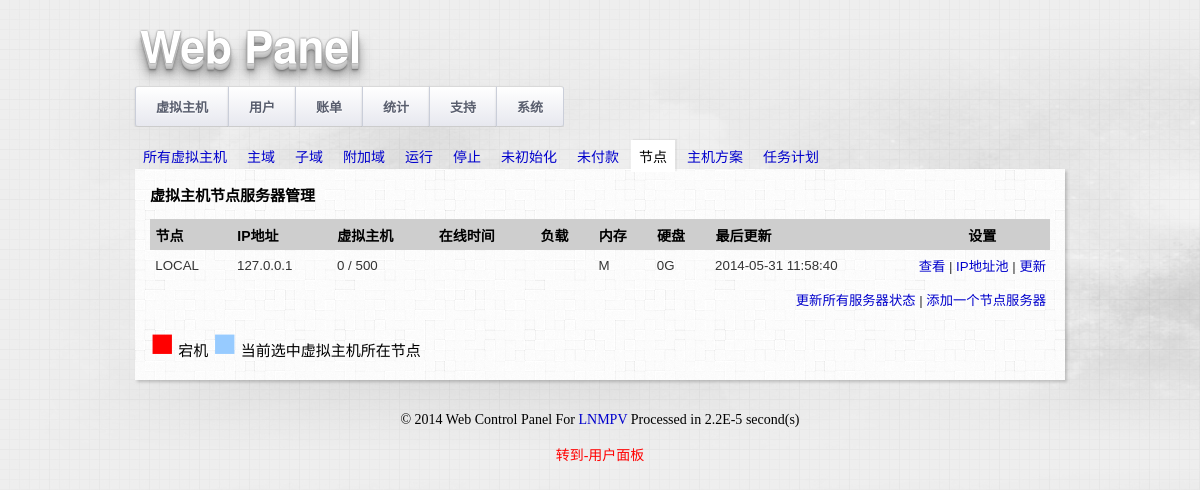
Screenshot of /admin_vhost_servers.php (signed in) with the database file from the repository.
### tables this page shows
CREATE TABLE IF NOT EXISTS `vhost_servers` (
`ID` int(11) NOT NULL,
  `alias` varchar(255) DEFAULT NULL,
  `root` varchar(255) NOT NULL,
  `passwd` varchar(255) NOT NULL,
  `mysqlpasswd` varchar(255) NOT NULL,
  `ip` varchar(255) NOT NULL,
  `port` varchar(255) NOT NULL DEFAULT '22',
  `location` varchar(255) DEFAULT NULL,
  `hidden` int(1) NOT NULL DEFAULT '0',
  `vhostTotal` int(11) NOT NULL,
  `vhostFree` int(11) NOT NULL,
  `cpucore` int(11) DEFAULT NULL,
  `cpuinfo` varchar(255) DEFAULT NULL,
  `uptime` varchar(255) DEFAULT NULL,
  `uptimedays` int(11) DEFAULT NULL,
  `loadaverage` varchar(255) DEFAULT NULL,
  `memTotal` int(11) DEFAULT NULL,
  `memFree` int(11) DEFAULT NULL,
  `swapTotal` int(11) DEFAULT NULL,
  `swapFree` int(11) DEFAULT NULL,
  `diskTotal` int(11) DEFAULT NULL,
  `diskFree` int(11) DEFAULT NULL,
  `netInput` varchar(255) DEFAULT NULL,
  `netOut` varchar(255) DEFAULT NULL,
  `downtime` int(1) NOT NULL DEFAULT '0',
  `lastupdate` datetime DEFAULT NULL
);

### admin_vhost_servers.php (the view, shortened to what this page needs)
<?php
@include_once("header.php");
?>
<div id="page">
<p class='breadcrumb'><strong>虚拟主机节点服务器管理</strong></p>
<table class="list sortable">
	<tr class="list_head">
		<th class="sortfirstasc">节点</th>
		<th>IP地址</th>
		<th>虚拟主机</th>
		<th>在线时间</th>
		<th>负载</th>
		<th>内存</th>
		<th>硬盘</th>
		<th>最后更新</th>
		<th class="nosort" style="text-align: center">设置</th>
	</tr>
		<?php
			$result_servers = mysql_query("select * FROM vhost_servers");
			while($row_server = mysql_fetch_array($result_servers)) {
		?>
		<tr class="list_entry" <?php
		if ($row_server['downtime'] == 1)
			echo ' style="background-color:red;"';
		elseif ($row_server['ID'] == @$_GET['highlightserverid'])
			echo ' style="background-color:#97CBFF;"';
		?>>
			<td class="sortfirstdesc"><?php echo $row_server['alias']; ?></td>
			<td><?php
			$server_ips = mysql_query("select * FROM vhost_server_ips WHERE serverID=".$row_server['ID']." AND IPv=4");
			$ips_alt = mysql_num_rows($server_ips).' IPv4';
			echo '<a title="'.$ips_alt.'">'.$row_server['ip'].'</a>';
			?></td>
			<td><?php
			echo '<a title="已用">'.((int)$row_server['vhostTotal']-(int)$row_server['vhostFree']).'</a> / <a title="最大虚拟主机数">'.$row_server['vhostTotal']."</a>";
			?></td>
			<td><?php echo $row_server['uptime']; ?></td>
			<td><?php echo $row_server['loadaverage']; ?></td>
			<td><?php echo $row_server['memFree'].'M'; ?></td>
			<td><?php echo round((int)$row_server['diskFree']/1024/1024,2).'G'; ?></td>
			<td><?php echo $row_server['lastupdate']; ?></td>
			<td class="list_options">
				<a href="admin_vhost_server_conf.php?id=<?php echo $row_server['ID']; ?>&action=edit">查看</a>
				|
				<a href="admin_vhost_server_ips.php?id=<?php echo $row_server['ID']; ?>">IP地址池</a>
				|
				<a href="javascript:UpdateServer(<?php echo $row_server['ID']; ?>);">更新</a>
			</td>
		</tr>
		<?php
		}
		?>
</table>
<table class="list">
	<tr class="list_entry" style="height: 40px;">
		<td colspan="4" align="right">
				<a href="javascript:UpdateServer('ALL');" onclick="return confirm('批量更新将会导致长时间载入其他页面假死仅对于当前SESSION, 请在更新时勿进行其他操作, 确认继续执行?');">更新所有服务器状态</a> |
				<a href="admin_vhost_server_conf.php?action=add">添加一个节点服务器</a>
		</td>
	</tr>
</table>
<span style="color:red;font-size:40px;">■</span> 宕机
<span style="color:#97CBFF;font-size:40px;">■</span> 当前选中虚拟主机所在节点
</div>
<?php @include_once("footer.php") ?>

### css/manager.css (style rules this page uses)
@media screen and (-webkit-min-device-pixel-ratio:0) { #page { background-color:RED; } }
body { background:url(../images/container-background.jpg); color:#000; margin:0px; text-align:center; }
a { text-decoration:none; }
a:link { color:#0000CC; }
p { color:#333; }
#page { background:url(../images/light_wool.png); text-align:left; margin:0px auto; padding:15px 15px 15px 15px; width:900px; font-family:arial,helvetica,sans-serif; font-size:15px; box-shadow:2px 2px 3px rgba(0, 0, 0, 0.2); -moz-box-shadow:2px 2px 3px rgba(0, 0, 0, 0.2); -khtml-box-shadow:2px 2px 3px rgba(0, 0, 0, 0.2); -webkit-box-shadow:2px 2px 3px rgba(0, 0, 0, 0.2); }
.breadcrumb { margin:0px 0px 14px 0px; color:#000; }
.list { width:100%; border-spacing:5px; border-collapse:collapse; color:#333; font-size:14px; }
.list th { background-color: #CECECE; text-align:left; color:black; padding:0.4em 0.3em 0.4em 0.4em; font-weight:700; font-size:14px; }
.list td { padding:0.4em 0.3em 0.4em 0.4em; }
.list_head { background-color:#eee; color:black; font-size:14px; font-weight:500; }
.list_entry { border-bottom:1px solid #e8e8e8; font-size:13.3px; }
.list_entry:last-child, .list_entry_alt:last-child { border-bottom:0px; }
.list_options { text-align:right; white-space:nowrap; width:90px; }

### rows the page displays
vhost_servers: alias "LOCAL", ip "127.0.0.1", (int)$row_server['vhostTotal']-(int)$row_server['vhostFree'] "0", vhostTotal "500", (int)$row_server['diskFree']/1024/1024 "0", lastupdate "2014-05-31 11:58:40"

### other values shown
$PanelName "Web"
$PanelSubName "Panel"
$lang['vhosts'] "虚拟主机"
$lang['users'] "用户"
$lang['billing'] "账单"
$lang['statistics'] "统计"
$lang['support'] "支持"
get_microtime()-$page_start_time "2.2E-5"
$lang['user_panel'] "用户面板"
